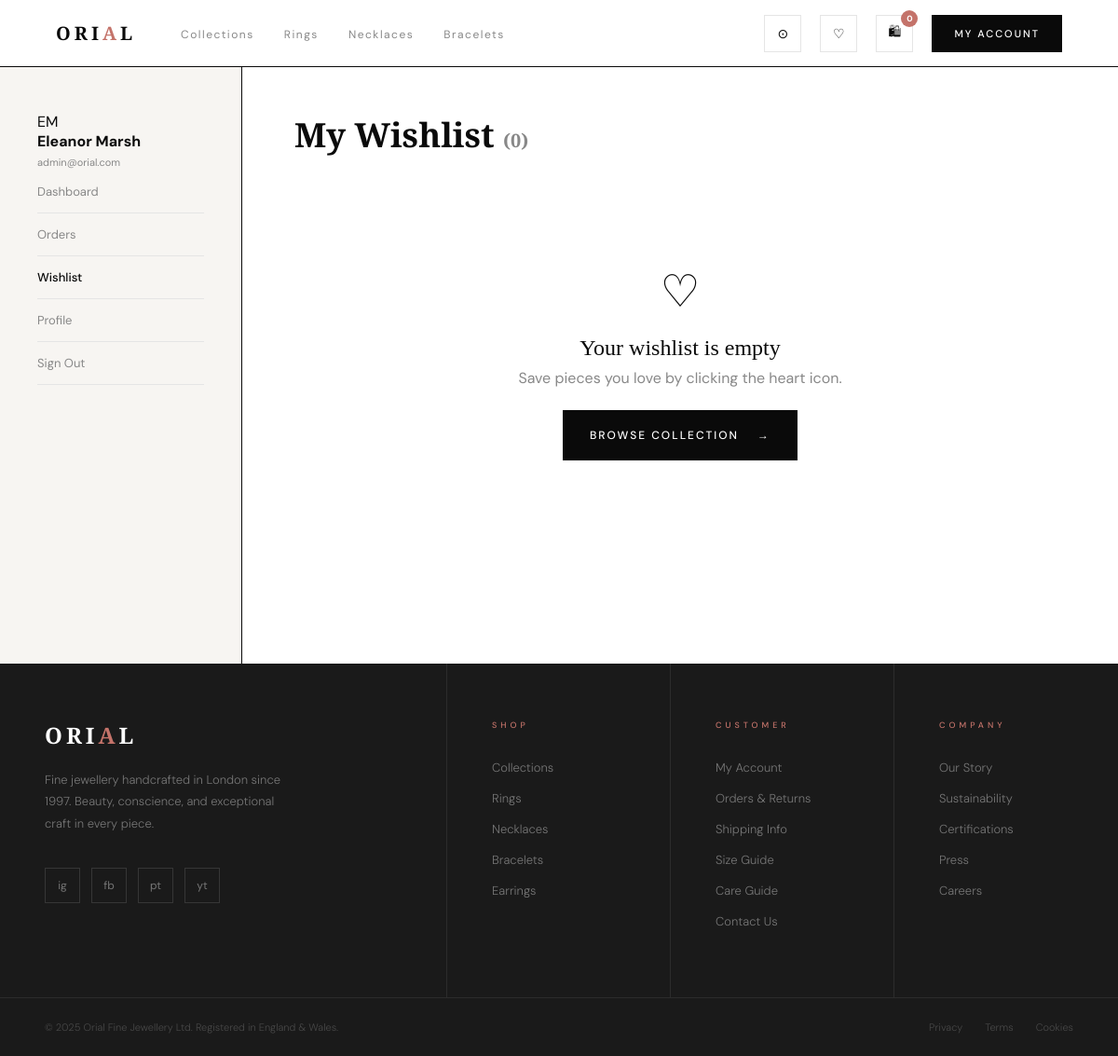
Page /account/wishlist (signed in) on the committed database.
### app/models.py (models this page shows, shortened)
class NavigationItem(db.Model):
    __tablename__ = 'navigation_items'
    id = db.Column(db.Integer, primary_key=True)
    label = db.Column(db.String(100), nullable=False)
    url = db.Column(db.String(2048), nullable=False)  # Can be url_for name or external
    display_order = db.Column(db.Integer, default=0)
    is_external = db.Column(db.Boolean, default=False)
    is_active = db.Column(db.Boolean, default=True)
    created_at = db.Column(db.DateTime, default=datetime.utcnow)

class User(db.Model, UserMixin):
    __tablename__ = 'users'
    id = db.Column(db.Integer, primary_key=True)
    first_name = db.Column(db.String(80), nullable=False)
    last_name = db.Column(db.String(80), nullable=True)
    email = db.Column(db.String(120), unique=True, nullable=False)
    password_hash = db.Column(db.String(200), nullable=False)
    is_admin = db.Column(db.Boolean, default=False)
    phone = db.Column(db.String(30))
    address_line1 = db.Column(db.String(200))
    address_line2 = db.Column(db.String(200))
    city = db.Column(db.String(100))
    postcode = db.Column(db.String(20))
    country = db.Column(db.String(100), default='United Kingdom')
    created_at = db.Column(db.DateTime, default=datetime.utcnow)
    is_active = db.Column(db.Boolean, default=True)
    orders = db.relationship('Order', backref='customer', lazy=True)
    reviews = db.relationship('Review', backref='author', lazy=True)
    wishlist_items = db.relationship('Wishlist', backref='user', lazy=True)
    cart_items = db.relationship('CartItem', backref='user', lazy=True)
    @property
    def full_name(self):
        return f'{self.first_name} {self.last_name or ""}'.strip()

### app/blueprints/account.py (the view)
@account_bp.route('/wishlist')
@login_required
def wishlist():
    items = Wishlist.query.filter_by(user_id=current_user.id).all()
    return render_template('account/wishlist.html', items=items)

### app/models.py (called while the page is built)
@login_manager.user_loader
def load_user(user_id):
    return User.query.get(int(user_id))

### app/templates/account/wishlist.html (shortened to what this page needs)
{% extends 'base.html' %}
{% block content %}
<div class="account-layout">
    <aside class="account-sidebar">
        <div class="account-user-info">
            <div class="account-avatar">{{ current_user.first_name[0] }}{{ current_user.last_name[0] if
                current_user.last_name else '' }}</div>
            <div><strong>{{ current_user.full_name }}</strong><br><span style="font-size:11px;color:var(--gray);">{{
                    current_user.email }}</span></div>
        </div>
        <nav class="account-nav">
            <a href="{{ url_for('account.dashboard') }}">Dashboard</a>
            <a href="{{ url_for('account.orders') }}">Orders</a>
            <a href="{{ url_for('account.wishlist') }}" class="active">Wishlist</a>
            <a href="{{ url_for('account.profile') }}">Profile</a>
            <a href="{{ url_for('auth.logout') }}">Sign Out</a>
        </nav>
    </aside>
    <div class="account-main">
        <h1 style="font-family:'Playfair Display',serif;font-size:36px;font-weight:700;margin-bottom:32px;">My Wishlist
            <span style="color:var(--gray);font-size:20px;">({{ items|length }})</span>
        </h1>
        {% if items %}
        <div class="prod-grid">
            {% for item in items %}
            <div class="prod-card">
                <div class="prod-img">
                    {% if item.product.image_filename %}<img
                        src="{{ url_for('static', filename='images/'+item.product.image_filename) }}"
                        alt="{{ item.product.name }}"
                        style="width:100%;height:100%;object-fit:cover;position:absolute;inset:0;">
                    {% else %}
                    <div class="prod-bg" style="background:#F7F7F7;"></div>
                    <div
                        style="position:absolute;inset:0;display:flex;align-items:center;justify-content:center;color:var(--gray);font-size:10px;letter-spacing:1px;text-transform:uppercase;">
                        No Image</div>
                    {% endif %}
                    <div class="prod-hover-overlay">
                        <form action="{{ url_for('cart.add_to_cart', product_id=item.product.id) }}" method="post">
                            <input type="hidden" name="csrf_token" value="{{ csrf_token() }}">
                            <input type="hidden" name="quantity" value="1">
                            <button type="submit" class="overlay-btn primary">Add to Cart</button>
                        </form>
                        <a href="{{ url_for('shop.product_detail', slug=item.product.slug) }}" class="overlay-btn">View
                            Details</a>
                    </div>
                </div>
                <div class="prod-info">
                    <a href="{{ url_for('shop.product_detail', slug=item.product.slug) }}"
                        style="text-decoration:none;color:inherit;">
                        <div class="prod-name">{{ item.product.name }}</div>
                        <div class="prod-sub">{{ item.product.subtitle }}</div>
                    </a>
                    <div class="prod-bottom">
                        <div class="prod-price">Rs{{ item.product.price|int }}</div>
                        <form action="{{ url_for('shop.toggle_wishlist', product_id=item.product.id) }}" method="post">
                            <input type="hidden" name="csrf_token" value="{{ csrf_token() }}">
                            <button type="submit" class="wishlist-btn active" title="Remove from wishlist">♥</button>
                        </form>
                    </div>
                </div>
            </div>
            {% endfor %}
        </div>
        {% else %}
        <div style="text-align:center;padding:80px 0;">
            <div style="font-size:48px;margin-bottom:16px;">♡</div>
            <p style="font-family:'Playfair Display',serif;font-size:24px;margin-bottom:8px;">Your wishlist is empty</p>
            <p style="color:var(--gray);margin-bottom:24px;">Save pieces you love by clicking the heart icon.</p>
            <a href="{{ url_for('shop.products') }}" class="btn-black" style="gap:20px;"><span>Browse
                    Collection</span><span>→</span></a>
        </div>
        {% endif %}
    </div>
</div>
{% endblock %}

### app/templates/base.html (shortened to what this page needs)
<!DOCTYPE html>
<html lang="en">
<head>
  <link rel="stylesheet" href="{{ url_for('static', filename='css/style.css') }}">
</head>
<body>
  <nav class="global-nav">
    <div class="nav-left">
      <a href="{{ url_for('main.index') }}" class="nav-logo">ORI<span>A</span>L</a>
      <ul class="nav-links">
        {% for item in nav_items %}
        <li><a href="{{ resolve_url(item.url) }}">{{ item.label }}</a></li>
        {% endfor %}
      </ul>
    </div>
    <div class="nav-right">
      {% if current_user.is_authenticated %}
      <a href="{{ url_for('shop.products') }}" class="nav-icon" title="Search">⊙</a>
      <a href="{{ url_for('account.wishlist') }}" class="nav-icon" title="Wishlist">♡</a>
      <a href="{{ url_for('cart.view_cart') }}" class="nav-icon" title="Cart">
        🛍
        <span class="cart-badge" id="cartBadge">0</span>
      </a>
      <a href="{{ url_for('account.dashboard') }}" class="nav-shop">My Account</a>
      {% else %}
      <a href="{{ url_for('auth.login') }}" class="nav-icon">♡</a>
      <a href="{{ url_for('cart.view_cart') }}" class="nav-icon">🛍</a>
      <a href="{{ url_for('auth.login') }}" class="nav-shop">Sign In →</a>
      {% endif %}
    </div>
  </nav>
  {% block content %}{% endblock %}
  <footer>
    <div class="footer-top">
      <div class="footer-col">
        <a href="{{ url_for('main.index') }}" class="footer-logo">ORI<span>A</span>L</a>
        <p class="footer-about">Fine jewellery handcrafted in London since 1997. Beauty, conscience, and exceptional
          craft in every piece.</p>
        <div class="footer-socials">
          <a href="#" class="fsoc">ig</a>
          <a href="#" class="fsoc">fb</a>
          <a href="#" class="fsoc">pt</a>
          <a href="#" class="fsoc">yt</a>
        </div>
      </div>
      <div class="footer-col">
        <div class="footer-col-title">Shop</div>
        <ul class="footer-links">
          {% for item in nav_items %}
          <li><a href="{{ resolve_url(item.url) }}">{{ item.label }}</a></li>
          {% endfor %}
          <li><a href="{{ url_for('shop.products', category='earrings') }}">Earrings</a></li>
        </ul>
      </div>
      <div class="footer-col">
        <div class="footer-col-title">Customer</div>
        <ul class="footer-links">
          <li><a href="{{ url_for('account.dashboard') }}">My Account</a></li>
          <li><a href="{{ url_for('account.orders') }}">Orders & Returns</a></li>
          <li><a href="#">Shipping Info</a></li>
          <li><a href="#">Size Guide</a></li>
          <li><a href="#">Care Guide</a></li>
          <li><a href="#">Contact Us</a></li>
        </ul>
      </div>
      <div class="footer-col">
        <div class="footer-col-title">Company</div>
        <ul class="footer-links">
          <li><a href="{{ url_for('main.our_story') }}">Our Story</a></li>
          <li><a href="#">Sustainability</a></li>
          <li><a href="#">Certifications</a></li>
          <li><a href="#">Press</a></li>
          <li><a href="#">Careers</a></li>
        </ul>
      </div>
    </div>
    <div class="footer-bottom">
      <div class="footer-copy">© 2025 Orial Fine Jewellery Ltd. Registered in England & Wales.</div>
      <div class="footer-legal">
        <a href="#">Privacy</a>
        <a href="#">Terms</a>
        <a href="#">Cookies</a>
      </div>
    </div>
  </footer>
</body>
</html>

### rows in the picture
NavigationItem: label "Collections"
NavigationItem: label "Rings"
NavigationItem: label "Necklaces"
NavigationItem: label "Bracelets"
User: first_name "E", last_name "M", full_name "Eleanor Marsh", email "admin@orial.com"

### other values in the picture
{{ items|length }} "0"
